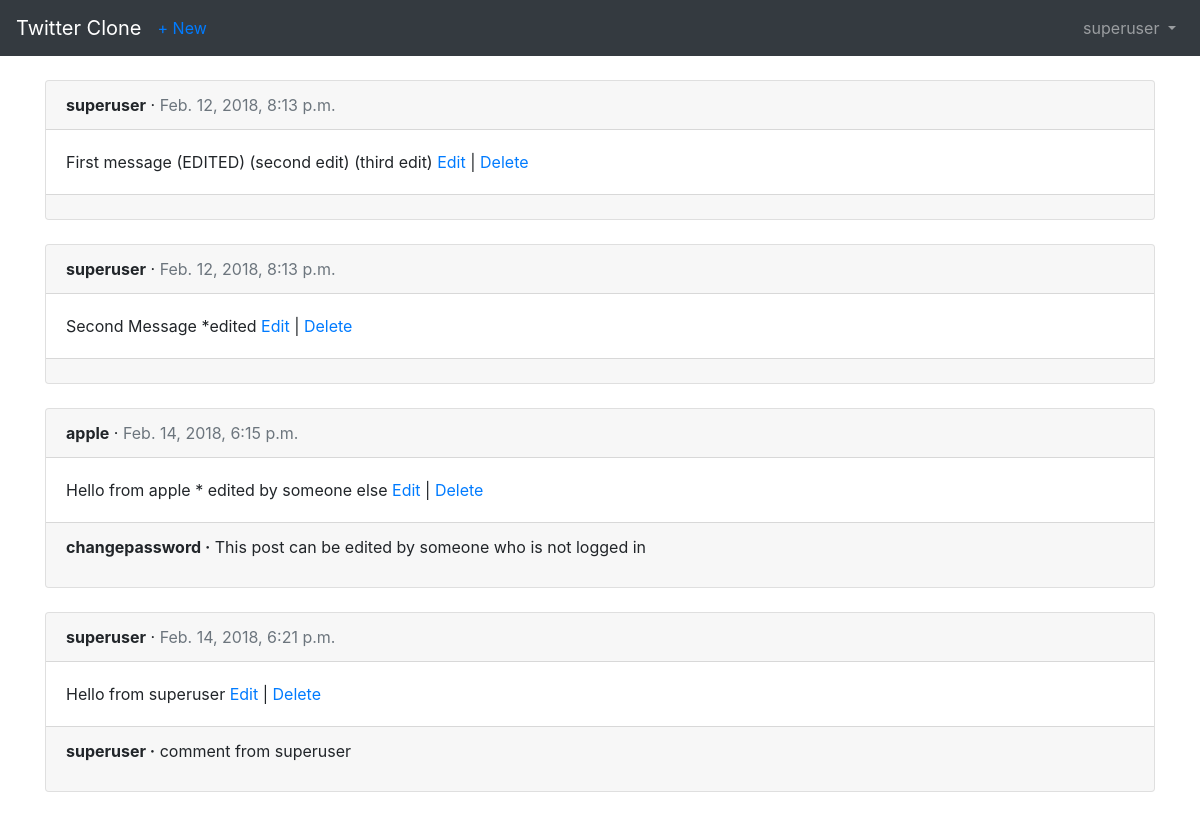
The app's page /posts/ (signed in) with its own data.
### users/models.py (models this page shows)
class CustomUser(AbstractUser):
    objects = CustomUserManager()

### posts/models.py (models this page shows, shortened)
class Post(models.Model):
    message = models.CharField(max_length=280)
    date = models.DateTimeField(auto_now_add=True)
    author = models.ForeignKey(
        settings.AUTH_USER_MODEL,
        on_delete=models.CASCADE,
    )

class Comment(models.Model):
    post = models.ForeignKey(Post, on_delete=models.CASCADE)
    comment = models.CharField(max_length=140)
    author = models.ForeignKey(
        settings.AUTH_USER_MODEL,
        on_delete=models.CASCADE
    )
    def __str__(self):
        return self.comment

### posts/views.py (the view)
# urls.py: path('', views.PostListView.as_view(), name='post_list'),
class PostListView(LoginRequiredMixin, ListView):
    model = Post
    template_name = 'post_list.html'
    login_url = 'login'

### templates/post_list.html (shortened to what this page needs)
{% extends 'base.html' %}
{% block content %}
    {% for post in object_list %}
        <div class="card">
        <div class="card-header">
            <span class="font-weight-bold">{{ post.author }}</span> &middot; <span class="text-muted">{{ post.date }}</span>
        </div>
        <div class="card-body">
            {{ post.message }}
            <a href="{% url 'post_edit' post.pk %}">Edit</a> | <a href="{% url 'post_delete' post.pk %}">Delete</a>
        </div>
        <div class="card-footer">
            {% for comment in post.comment_set.all %}
                <p>
                    <span class="font-weight-bold">{{ comment.author }} &middot;</span>
                    {{ comment }}
                </p>
            {% endfor %}
        </div>
        </div>
        <br />
    {% endfor %}
{% endblock content %}

### templates/base.html (shortened to what this page needs)
<!DOCTYPE html>
<html lang="en">
<head>
    <link rel="stylesheet" href="https://maxcdn.bootstrapcdn.com/bootstrap/4.0.0/css/bootstrap.min.css"
>
</head>
<body>
<nav class="navbar navbar-expand-md navbar-dark bg-dark mb-4">
    <a class="navbar-brand" href="{% url 'home' %}">Twitter Clone</a>
    <div class="collapse navbar-collapse" id="navbarCollapse">
        {% if user.is_authenticated %}
            <ul class="navbar-nav mr-auto">
                <li class="nav-item"><a href="{% url 'post_new' %}">+ New</a></li>
            </ul>
            <ul class="navbar-nav ml-auto">
                <li class="nav-item">
                    <a class="nav-link dropdown-toggle" href="#" id="userMenu" data-toggle="dropdown"
                       aria-haspopup="true" aria-expanded="false">
                        {{ user.username }}
                    </a>
                </li>
            </ul>
        {% else %}
            <form class="form-inline ml-auto">
                <a href="{% url 'login' %}" class="btn btn-outline-secondary">Log in</a>
                <a href="{% url 'signup' %}" class="btn btn-primary ml-2">Sign up</a>
            </form>
        {% endif %}
    </div>
</nav>
<div class="container">
    {% block content %}
    {% endblock %}
</div>
</body>
</html>

### records on screen
CustomUser: username "superuser"
Post: author "superuser", date "Feb. 12, 2018, 8:13 p.m.", message "First message (EDITED) (second edit) (third edit)"
Post: author "superuser", date "Feb. 12, 2018, 8:13 p.m.", message "Second Message *edited"
Post: author "apple", date "Feb. 14, 2018, 6:15 p.m.", message "Hello from apple * edited by someone else"
Comment: author "changepassword", comment "This post can be edited by someone who is not logged in"
Post: author "superuser", date "Feb. 14, 2018, 6:21 p.m.", message "Hello from superuser"
Comment: author "superuser", comment "comment from superuser"
